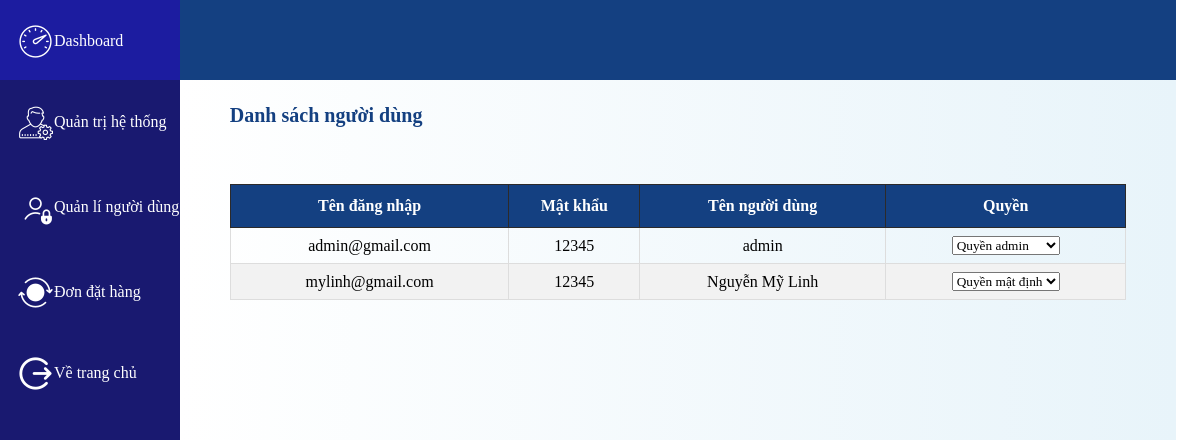
Screenshot of /quantri-phanquyen.php with the database file from the repository.
### tables this page shows
CREATE TABLE `dangnhap` (
  `email` varchar(200) NOT NULL,
  `password` varchar(200) NOT NULL,
  `quyen` int(11) NOT NULL
);

CREATE TABLE `nguoidung` (
  `iduser` int(11) NOT NULL,
  `email` varchar(500) NOT NULL,
  `hoten` varchar(2000) NOT NULL,
  `diachi` varchar(2000) NOT NULL,
  `sdt` varchar(20) NOT NULL
);

### quantri-phanquyen.php (the view, shortened to what this page needs)
<?php
    require_once('xuly.php');
?>
<!DOCTYPE html>
<html lang="vi">
<head>
    <link rel="stylesheet" href="mystyle.css">
</head>
<body>
    <?php include('menu-quantri.php'); ?>
    <div class="container-admin">
        <div class="nav">
        </div>
        <div class="container">
                <div class="heding">
                   <span>Danh sách người dùng</span>
                </div>
                <table class="table_boder">
                    <thead>
                            <tr>
                                <th>Tên đăng nhập</th>
                                <th>Mật khẩu</th>
                                <th>Tên người dùng</th>
                                <th>Quyền</th>
                            </tr>
                    </thead>
                    <tbody>
    <?php
    $sql='SELECT dangnhap.email,dangnhap.password,nguoidung.hoten,dangnhap.quyen
    from dangnhap
    INNER JOIN nguoidung on dangnhap.email=nguoidung.email';
    $nsxlist=executeResult($sql);
    foreach ($nsxlist as $std) {
        echo '
                    <tr>
                        <td>'.$std['email'].'</td>
                        <td>'.$std['password'].'</td>
                        <td>'.$std['hoten'].'</td>';
                echo'   <td>';loadCombo($std['email'],$std['quyen']);     echo'</td>
                    </tr>';
    }
    ?>
                    </tbody>
                </table>
        </div>
</body>
</html>

### xuly.php (shortened to what this page needs)
<?php
	function executeResult($sql) {
		$conn = mysqli_connect(HOST, USERNAME, PASSWORD, DATABASE);
		$resultset = mysqli_query($conn, $sql);
		$list      = [];
		while ($row = mysqli_fetch_array($resultset, 1)) {
			$list[] = $row;
		}
		return $list;
	}
	function loadCombo($email,$quyenhientai){
		echo'
		<select name="" id="" onchange="location = this.value;" class="cbquyen">
		';
		if($quyenhientai==0)
		{
			echo '
			<option value="./function/sua-phanquyen.php?email='.$email.'&quyenmoi='."0".'" selected>'."Quyền mật định".'</option>
			';
		}
		else if($quyenhientai!=0){
			echo '
			<option value="./function/sua-phanquyen.php?email='.$email.'&quyenmoi='."1".'" selected>'."Quyền admin".'</option>
			';
		}
		echo'
		</select>
		';
	}
?>

### mystyle.css (style rules this page uses)
* { padding: 0; margin: 0; font-family: 'Times New Roman', Times, serif; }
.myTable td,th { border: 1px solid rgb(44, 42, 42); }
.container-admin { width: 83vw; height: 100vh; background-image: linear-gradient(to right, #0000, #e8f4fa); float: left; overflow: scroll; }
.nav { width: 83vw; height: 10vh; background-color: #144081; }
.heding { width: 90%; height: 10vh; font-size: 20px; font-weight: bold; color: #144081; margin-left: 5%; padding-top: 3vh; display: flex; justify-content: space-between; }
.table_boder { font-family: Arial, Helvetica, sans-serif; border-collapse: collapse; }
.table_boder td, .tablecss th { border: 1px solid #ddd; padding: 8px; }
.table_boder tr:nth-child(even) { background-color: #f2f2f2; }
.table_boder th { padding-top: 12px; padding-bottom: 12px; text-align: center; background-color: #144081; color: white; }
table { width: 90%; margin-left: 5%; }
td { text-align: center; }

### rows the page displays
dangnhap: email "admin@gmail.com", password "12345", nguoidung.hoten "admin", quyen "Quyền admin"
dangnhap: email "mylinh@gmail.com", password "12345", nguoidung.hoten "Nguyễn Mỹ Linh", quyen "Quyền mật định"
